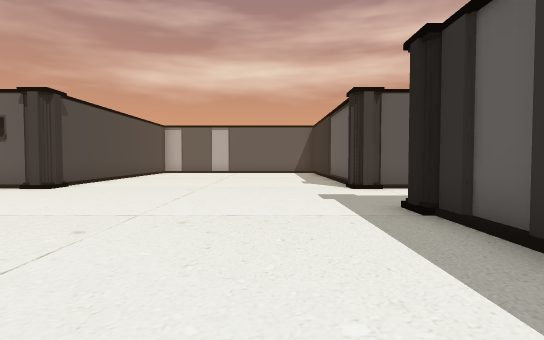
View 1 (above)

16 first-person views from a walk through a 3-D level made in the Unity game engine. The camera is 1.5 m above the floor, tilts 2° down and sees 80° across. The floor is counted in squares, 2 m on a side. Each view is taken from the middle of a square. On the plan, view 1 faces up. The plan holds only what a view shows up to about 11 squares ahead; the rest is blank. The place goes on beyond the plan. The player is left out. Some surface patterns are stand-ins.

View 2
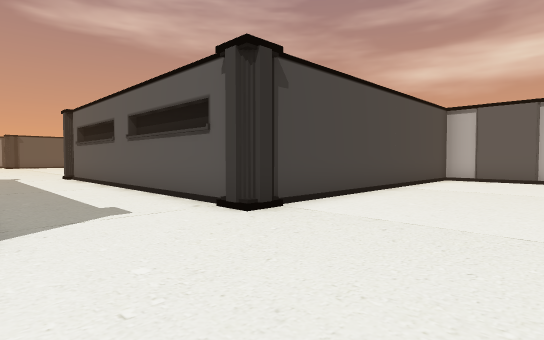

View 3
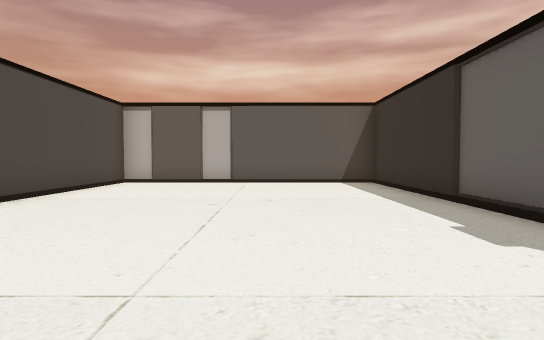

View 4
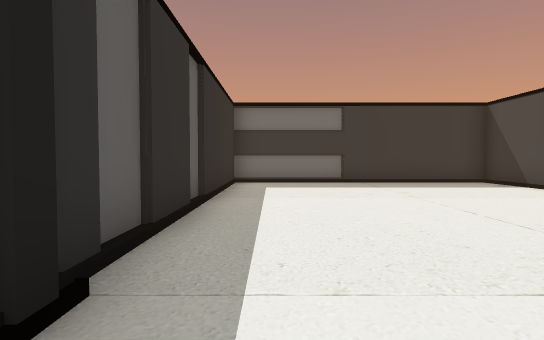

View 5
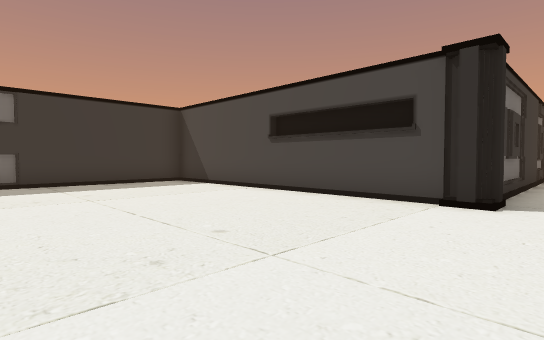

View 6
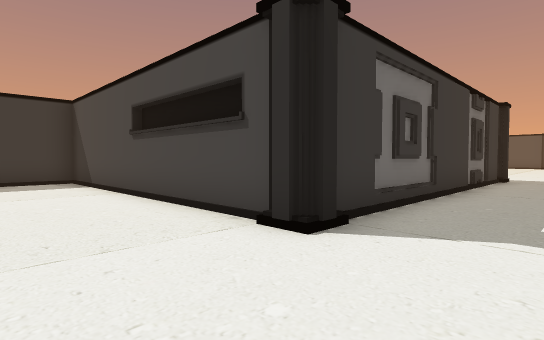

View 7
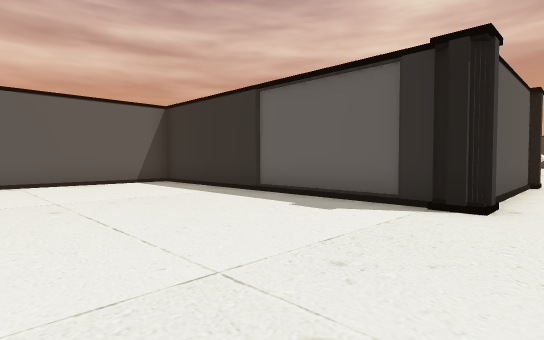

View 8
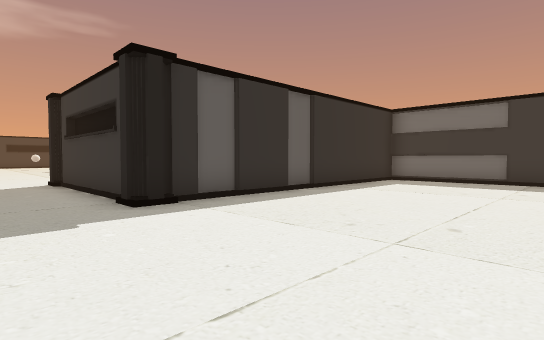

View 9
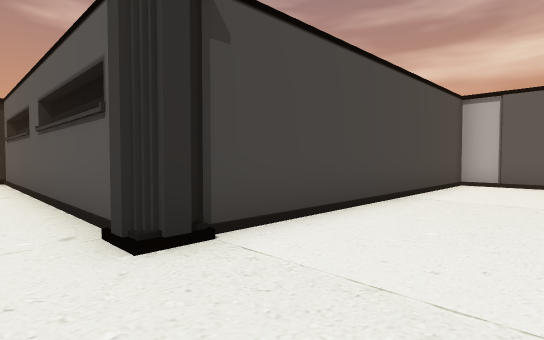

View 10
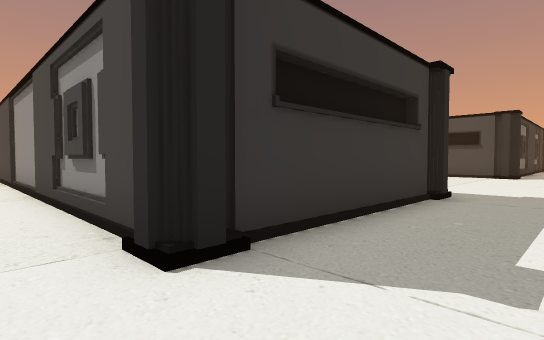

View 11
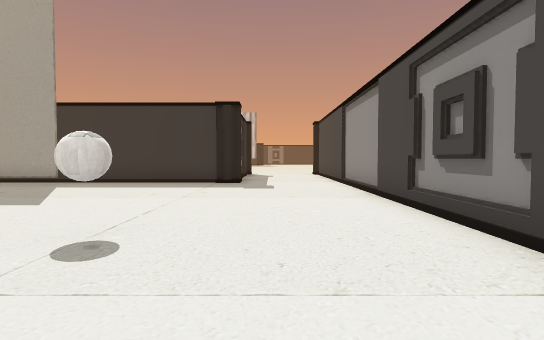

View 12
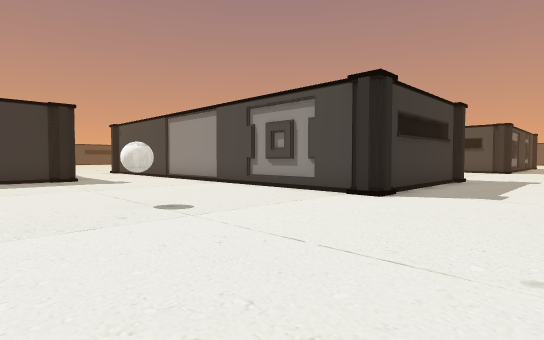

View 13
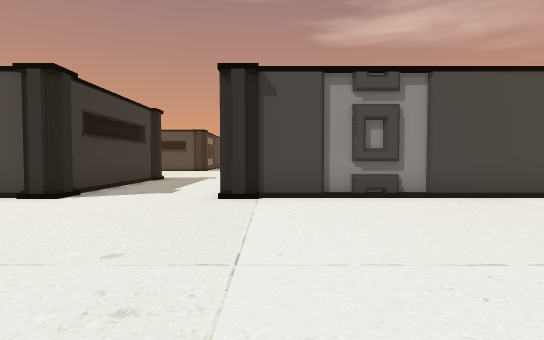

View 14
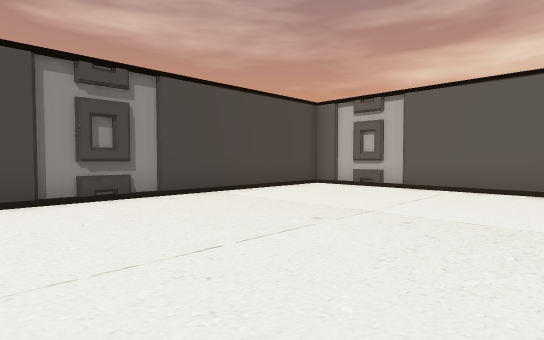

View 15
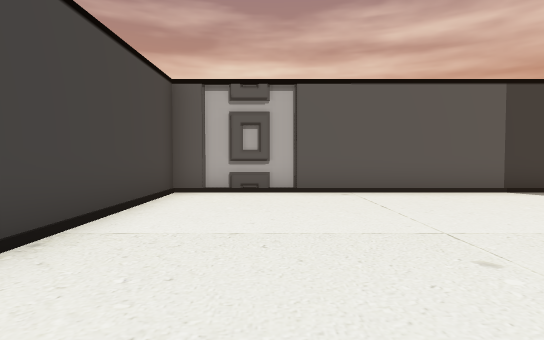

View 16
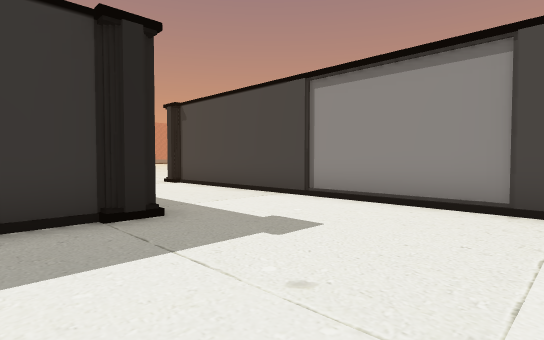

### Floor plan
Points are (right, up) in squares from view 1. A wall is a line through its corners. A room is listed if a view was taken in it or the views show most of it. See-through windows are left out.
Room 1 (views 1, 2, 3, 4, 5, 6, 7, 8, 9)
walls: (-5.7, 4.5) (-5.7, -4.2) (2.2, -4.2) (2.2, 4.5); (-5.5, 8) (-6, 8); (-6.1, 8.2) (-15.5, 8.2); (2.2, 8.5) (2.2, 17.2) (-5.7, 17.2) (-5.7, 8.5); (2.6, 8) (2, 8) (2, 8.6); (-15.4, 4.8) (-6.2, 4.8)
ways out: opening at (3, 6.5) to room 2; opening at (-15, 6.5)
Room 2 (views 10, 11, 12, 13, 14, 15, 16)
walls: (7.8, 4.5) (7.8, -6.5); (7.5, 8.2) (2.5, 8.2); (2.5, 4.8) (7.5, 4.8); (11.4, -4.2) (14.5, -4.2); (14.5, 17.2) (7.8, 17.2) (7.8, 8.5)
ways out: opening at (3, 6.5) to room 1

Positions as (right, up) in squares from view 1, and headings:
1: (0, 0), facing up
2: (-2, 5), facing up-left
3: (-1, 7), facing up
4: (1, 6), facing down
5: (0, 6), facing down-left
6: (-3, 7), facing down-left
7: (-3, 7), facing up-right
8: (-3, 7), facing down-right
9: (-3, 7), facing up-left
10: (9, 7), facing down-left
11: (10, 6), facing down
12: (14, 8), facing down-left
13: (14, 9), facing left
14: (14, 9), facing up-left
15: (10, 10), facing up
16: (13, 0), facing down-left
